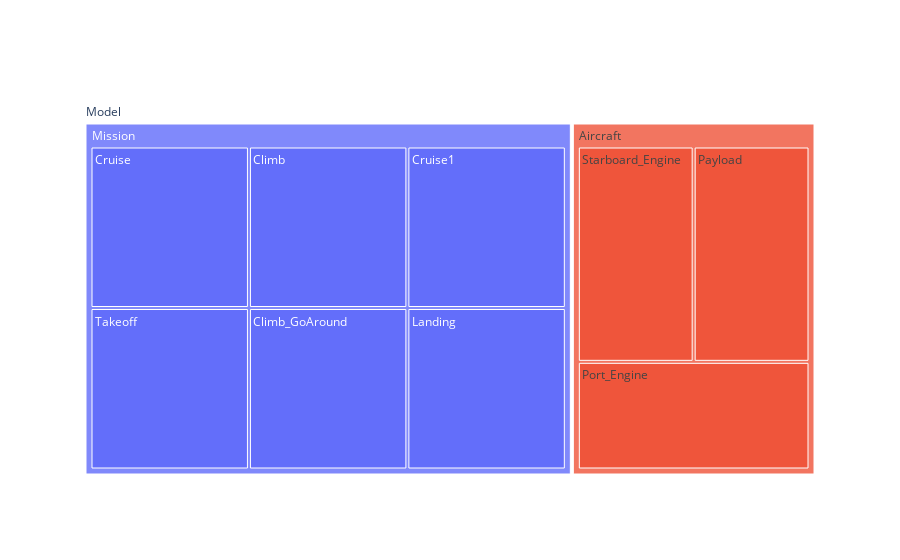

Write notebook code for a chart like this one.
### Code cell
fig = treemap(M)
fig

### Figure 1 — Plotly figure (JSON) as saved in the notebook; plotly's stock layout.template omitted (floating-point values rounded to 4 significant figures)
{"data": [{"ids": ["Mission", "Mission.Cruise", "Mission.Takeoff", "Mission.Climb", "Aircraft", "Aircraft.Starboard_Engine", "Mission.Cruise1", "Mission.Climb_GoAround", "Aircraft.Payload", "Aircraft.Port_Engine", "Mission.Landing", "Model", ""], "labels": ["Mission", "Cruise", "Takeoff", "Climb", "Aircraft", "Starboard_Engine", "Cruise1", "Climb_GoAround", "Payload", "Port_Engine", "Landing", "Model", ""], "parents": ["Model", "Mission", "Mission", "Mission", "Model", "Aircraft", "Mission", "Mission", "Aircraft", "Aircraft", "Mission", "", "Model"], "type": "treemap"}], "layout": {}}
